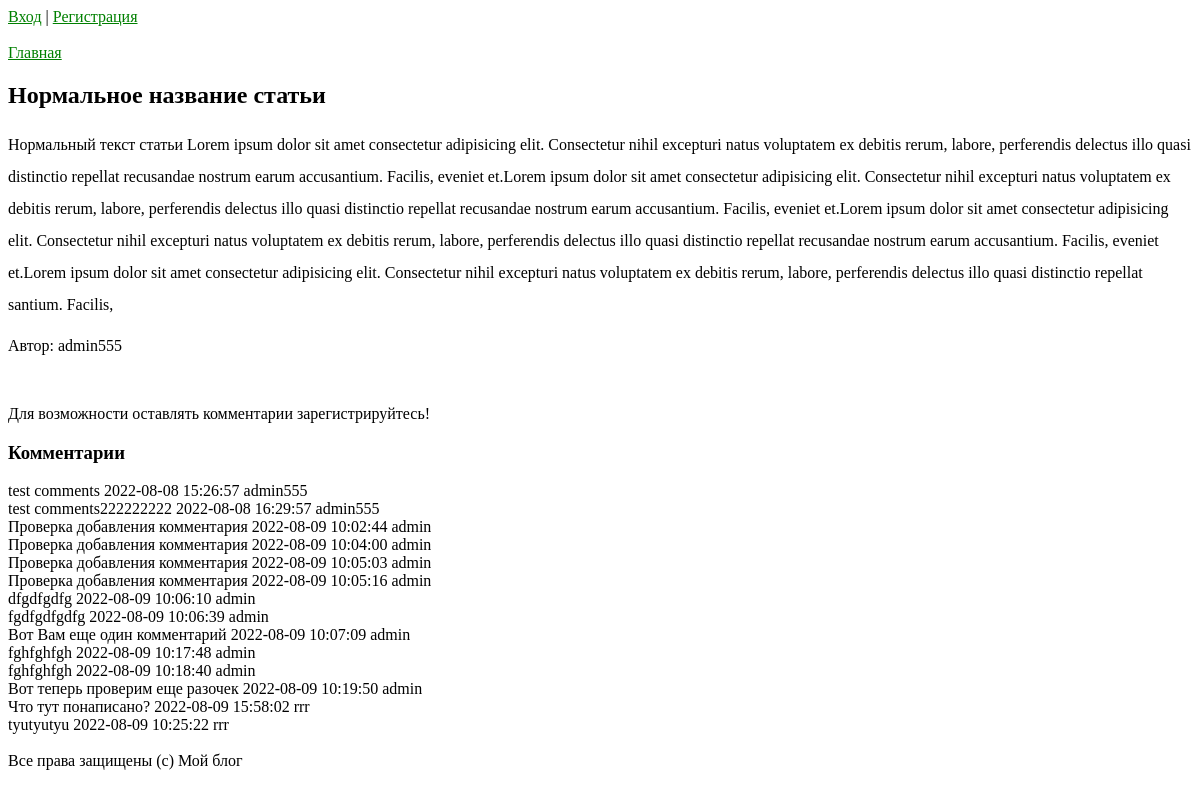
/articles/1, run on the app's committed database.
### tables this page shows
CREATE TABLE `articles` (
  `id` int(11) NOT NULL,
  `author_id` int(11) NOT NULL,
  `name` varchar(255) NOT NULL,
  `text` text NOT NULL,
  `created_at` datetime NOT NULL DEFAULT CURRENT_TIMESTAMP
);

CREATE TABLE `users` (
  `id` int(11) NOT NULL,
  `nickname` varchar(128) NOT NULL,
  `email` varchar(255) NOT NULL,
  `is_confirmed` tinyint(1) NOT NULL DEFAULT '0',
  `role` enum('admin','user') NOT NULL,
  `password_hash` varchar(255) NOT NULL,
  `auth_token` varchar(255) NOT NULL,
  `created_at` datetime NOT NULL DEFAULT CURRENT_TIMESTAMP,
  `avatar` varchar(255) DEFAULT NULL
);

CREATE TABLE `comments` (
  `id` int(11) NOT NULL,
  `author_id` int(11) NOT NULL,
  `article_id` int(11) NOT NULL,
  `text` text NOT NULL,
  `date` datetime NOT NULL DEFAULT CURRENT_TIMESTAMP
);

### src/MyProject/Controllers/ArticlesController.php (called while the page is built, shortened)
<?php
class ArticlesController extends AbstractController
{
    public function view(int $articleId)
    {
    $article = Article::getById($articleId);
    $comments = CommentsController::getCommentsByArticleId($articleId);
    $this->view->renderHtml('articles/view.php',['article'=>$article, 'comments'=>$comments]);
    }
}

### www/index.php (called while the page is built, shortened)
<?php
try{
    $routes = require __DIR__ . str_replace('/','\\','/../src/routes.php');
    $route = $_GET['route'] ?? '';
    foreach ($routes as $pattern => $controllerAndAction) {
        preg_match($pattern, $route, $matches);
        if (!empty($matches)) {
            break;
        }
    }
    unset($matches[0]);
    $actionName = $controllerAndAction[1];
    $controller = new $controllerName();
    $controller -> $actionName(...$matches);
} catch (\MyProject\Exceptions\DbException $e) {
    $view = new \MyProject\View\View(__DIR__. str_replace('/','\\','/../src/templates/errors'));
    $view->renderHtml('500.php', ['error'=>$e->getMessage()],500);
} catch (\MyProject\Exceptions\NotFoundException $e) {
    $view = new \MyProject\View\View(__DIR__. str_replace('/','\\','/../src/templates/errors'));
    $view->renderHtml('404.php', ['error'=>$e->getMessage()],404);
}catch (\MyProject\Exceptions\UnauthorizedException $e) {
    $view = new \MyProject\View\View(__DIR__. str_replace('/','\\','/../src/templates/errors'));
    $view->renderHtml('401.php', ['error'=>$e->getMessage()],401);
}catch (\MyProject\Exceptions\ForbiddenException $e) {
    $view = new \MyProject\View\View(__DIR__. str_replace('/','\\','/../src/templates/errors'));
    $view->renderHtml('notAllow.php', ['error'=>$e->getMessage()],401);
}

### src/settings.php (called while the page is built)
<?php
return [
    'db'=>[
        'user'=>'user',
        'password'=>'userP@ssw0rd',
        'dbname'=>'my_project',
        'host'=>'localhost',
    ]
];

### src/MyProject/Services/Db.php (called while the page is built, shortened)
<?php
class Db
{
    private static $instance;
    private $pdo;
    private function __construct()
    {
        $dbOptions = (require __DIR__.'/../../settings.php')['db'];
        try {
            $this->pdo = new PDO(
                'mysql:host='.$dbOptions['host'].'; dbname='.$dbOptions['dbname'],
                $dbOptions['user'],
                $dbOptions['password']
            );
            $this->pdo->exec('SET NAMES UTF8');
        } catch (PDOException $e) {
            throw new DbException("Ошибка при подключении к базе данных:" . $e->getMessage());
        }
    }
    public function query(string $sql, array $params = [], string $className = 'stdClass'): ?array
    {
        $sth = $this->pdo->prepare($sql);
        $result = $sth->execute($params);
        return $sth->fetchAll(PDO::FETCH_CLASS, $className);
    }
    public static function getInstances():self
    {
        if (self::$instance === null) {
            self::$instance = new self();
        }
        return self::$instance;
    }
}

### src/MyProject/Models/ActiveRecordEntity.php (called while the page is built, shortened)
<?php
abstract class ActiveRecordEntity
{
    protected $id;
    public function getId()
    {
        return $this->id;
    }
    private function under_score_ToCamelCase(string $source):string
    {
        return lcfirst(str_replace('_','',ucwords($source, '_')));
    }
    public static function getById(int $id): ?self
    {
        $db = Db::getInstances();
        $entities = $db->query('SELECT * FROM `'.static::getTableName().'` WHERE `id` = :id;', [':id'=>$id], static::class);
        return $entities ? $entities[0]:null;
    }
}

### src/MyProject/Models/Articles/Article.php (called while the page is built, shortened)
<?php
class Article extends ActiveRecordEntity
{
    protected $name;
    protected $text;
    protected $authorId;
    public function getName():string
    {
        return $this->name;
    }
    public function getText(int $n=0):string
    {
        if ($n > 0) {
           return substr($this->text, 0, $n);
        } else {
            return $this->text;
        }
    }
    protected static function getTableName(): string
    {
        return 'articles';
    }
    public function getAuthor():User
    {
        return User::getByID($this->authorId);
    }
    public function isEdditable(): bool
    {
        $user = UsersAuthService::getUserByToken();
        return false;
    }
}

### src/MyProject/Models/Users/User.php (called while the page is built, shortened)
<?php
class User extends ActiveRecordEntity
{
    protected $nickname;
    public function getNickname():string
    {
        return $this->nickname;
    }
    protected static function getTableName(): string
    {
        return 'users';
    }
}

### src/MyProject/Models/Users/UsersAuthService.php (called while the page is built, shortened)
<?php
class UsersAuthService
{
    public static function getUserByToken(): ?User
    {
        $token = $_COOKIE['token'] ?? '';
        if (empty($token)) {
            return null;
        }
        [$userId, $authToken] = explode(':', $token, 2);
        $user = User::getById((int) $userId);
        return $user;
    }
}

### src/MyProject/Controllers/CommentsController.php (called while the page is built, shortened)
<?php
class CommentsController extends AbstractController
{
    public static function getCommentsByArticleId(int $articleId):array
    {
        $sql = 'SELECT * FROM comments WHERE `article_id` = :articleId;';
        $db = Db::getInstances();
        $result = $db->query($sql, [':articleId' => $articleId], Comment::class) ?? [];
        return $result;
    }
}

### src/MyProject/Models/Comments/Comment.php (called while the page is built, shortened)
<?php
class Comment extends ActiveRecordEntity
{
    protected $date;
    protected $text;
    protected $authorId;
    public function getText():string
    {
        return $this->text;
    }
    public function getDate():string
    {
        return $this->date;
    }
    public function getAuthor():User
    {
        return User::getById($this->authorId);
    }
}

### src/templates/articles/view.php (the view, shortened to what this page needs)
<?php include('../src/templates/header.php');?>
<br><a href="/www">Главная</a><br>
    <h2><?=$article->getName();?></h2>
    <p style="line-height:2;"><?=$article->getText();?></p>
    <p>Автор: <?=$article->getAuthor()->getNickname();?></p>
    <br>
    <?php if($user != null): ?>
        <h3>Добавить комментарий:</h3>
        <form action="<?=$article->getId();?>/comments" method="post">
        Текст комментария: <textarea type="text" name="text" ><?= $_POST['commentText'] ?? '' ?></textarea>
        <br>
        <input type="submit" value="Комментировать">
        </form>
    <?php else:?>
        <p>Для возможности оставлять комментарии зарегистрируйтесь!</p>
    <?php endif;?>
<h3>Комментарии</h3>
<?php foreach($comments as $comment):?>
    <div id="comment<?=$comment->getId();?>">
        <?=$comment->getText();?>
        <?=$comment->getDate();?>
        <?=$comment->getAuthor()->getNickname();?>
    </div>
<?php endforeach;?>
<br>
<?php include('../src/templates/footer.php');?>

### www/style.css (style rules this page uses)
a, a:visited { color:green; }

### data on the page
articles: name "Нормальное название статьи", text "Нормальный текст статьи Lorem ipsum dolor sit amet consectetur adipisicing elit. Consectetur nihil excepturi natus voluptatem ex debitis rerum, labore, perferendis delectus illo quasi distinctio repellat recusandae nostrum earum accusantium. Facilis, eveniet et.Lorem ipsum dolor sit amet consectetur adipisicing elit. Consectetur nihil excepturi natus voluptatem ex debitis rerum, labore, perferendis delectus illo quasi distinctio repellat recusandae nostrum earum accusantium. Facilis, eveniet et.Lorem ipsum dolor sit amet consectetur adipisicing elit. Consectetur nihil excepturi natus voluptatem ex debitis rerum, labore, perferendis delectus illo quasi distinctio repellat recusandae nostrum…", author.nickname "admin555"
comments: text "test comments", date "2022-08-08 15:26:57", author.nickname "admin555"
comments: text "test comments222222222", date "2022-08-08 16:29:57", author.nickname "admin555"
comments: text "Проверка добавления комментария", date "2022-08-09 10:02:44", author.nickname "admin"
comments: text "Проверка добавления комментария", date "2022-08-09 10:04:00", author.nickname "admin"
comments: text "Проверка добавления комментария", date "2022-08-09 10:05:03", author.nickname "admin"
comments: text "Проверка добавления комментария", date "2022-08-09 10:05:16", author.nickname "admin"
comments: text "dfgdfgdfg", date "2022-08-09 10:06:10", author.nickname "admin"
comments: text "fgdfgdfgdfg", date "2022-08-09 10:06:39", author.nickname "admin"
comments: text "Вот Вам еще один комментарий", date "2022-08-09 10:07:09", author.nickname "admin"
comments: text "fghfghfgh", date "2022-08-09 10:17:48", author.nickname "admin"
comments: text "fghfghfgh", date "2022-08-09 10:18:40", author.nickname "admin"
comments: text "Вот теперь проверим еще разочек", date "2022-08-09 10:19:50", author.nickname "admin"
comments: text "Что тут понаписано?", date "2022-08-09 15:58:02", author.nickname "rrr"
comments: text "tyutyutyu", date "2022-08-09 10:25:22", author.nickname "rrr"
